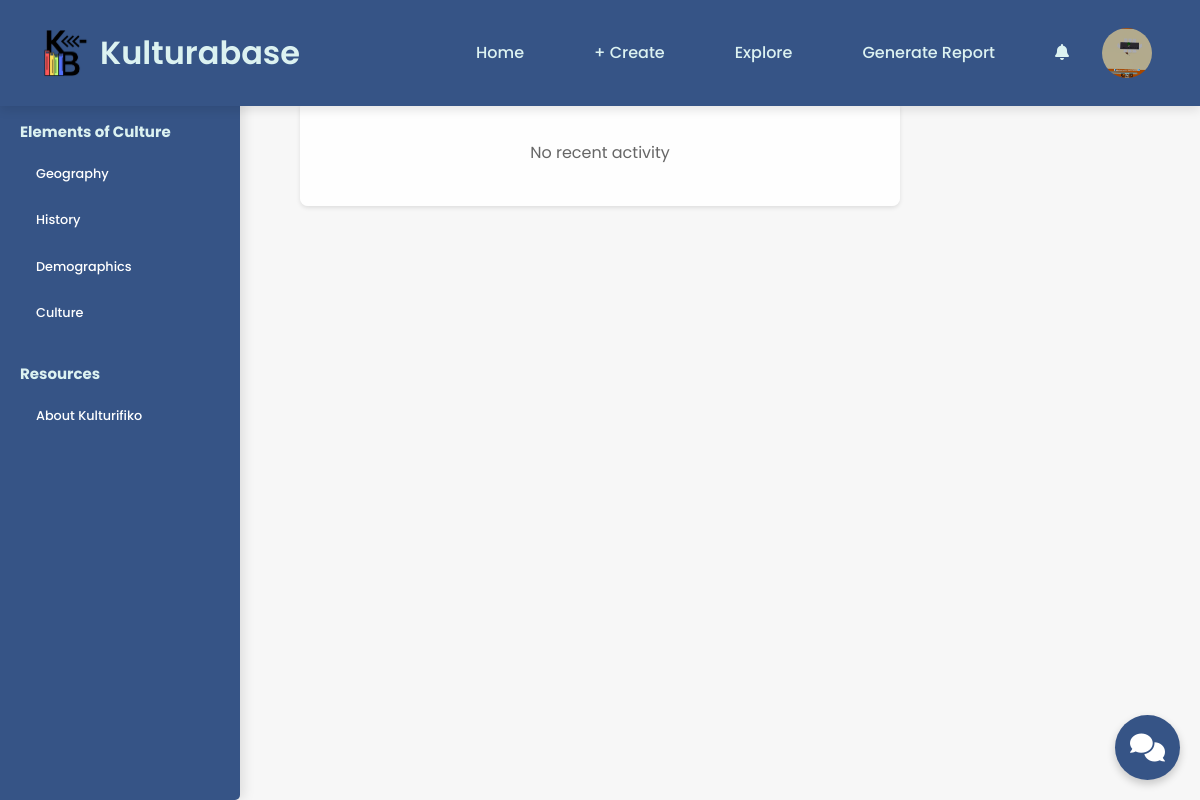
Page /user/notification.php (signed in) on the earlier database version.
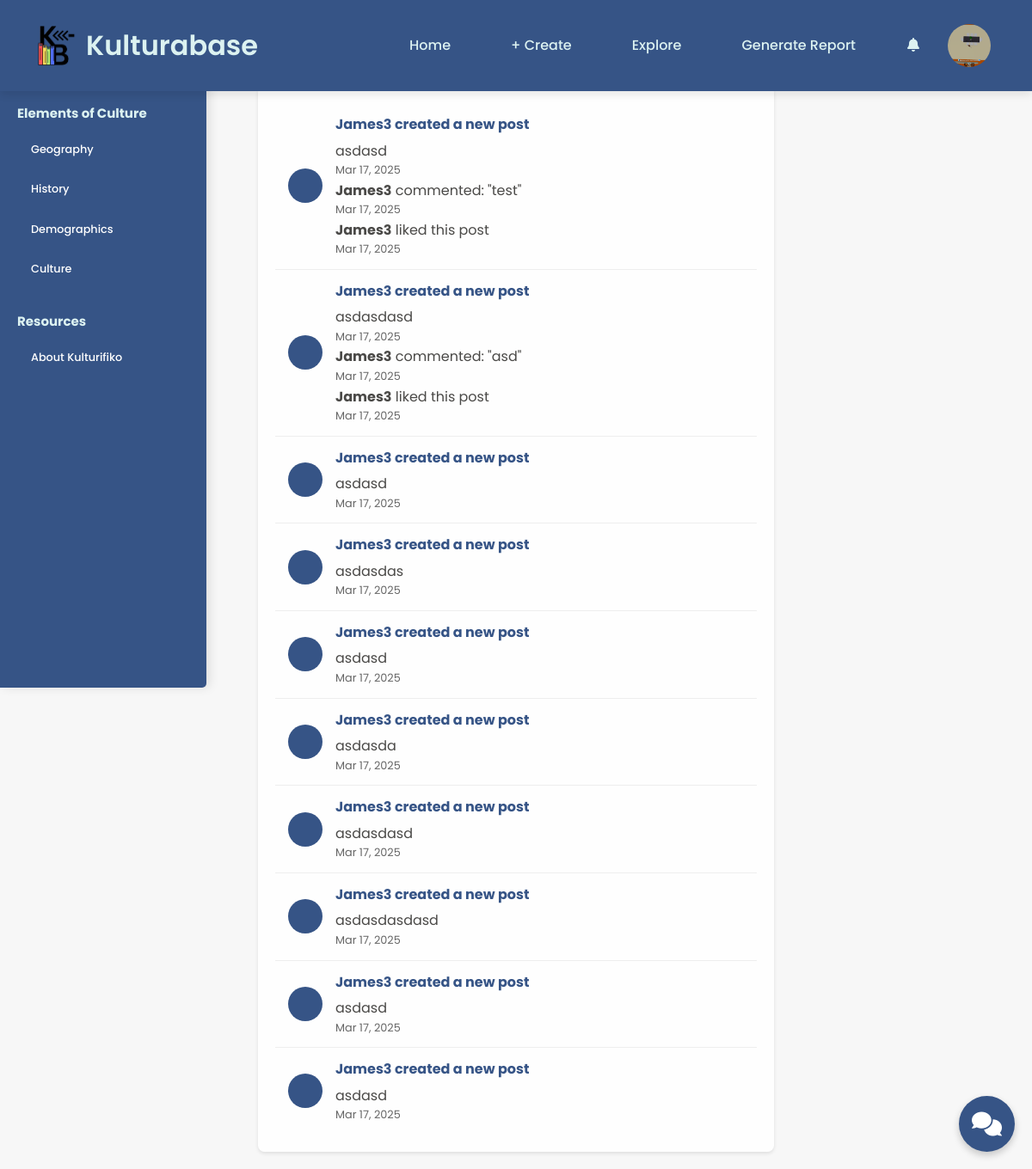
Same page on the later database version.
### tables this page shows
CREATE TABLE `users` (
  `id` int(11) NOT NULL,
  `email` varchar(255) NOT NULL,
  `username` varchar(255) NOT NULL,
  `password` varchar(255) NOT NULL,
  `full_name` varchar(255) NOT NULL,
  `about` text DEFAULT NULL,
  `location` varchar(255) DEFAULT NULL,
  `birthday` date DEFAULT NULL,
  `website` varchar(255) DEFAULT NULL,
  `skills` text DEFAULT NULL,
  `profile_picture` varchar(255) DEFAULT NULL,
  `isAdmin` tinyint(1) NOT NULL DEFAULT 0,
  `isPremium` tinyint(4) NOT NULL DEFAULT 0
);

CREATE TABLE `posts` (
  `id` int(11) NOT NULL,
  `user_id` int(11) NOT NULL,
  `title` varchar(300) NOT NULL,
  `description` text NOT NULL,
  `file_path` varchar(255) DEFAULT NULL,
  `culture_elements` varchar(255) DEFAULT NULL,
  `learning_styles` varchar(255) DEFAULT NULL,
  `created_at` timestamp NOT NULL DEFAULT current_timestamp()
);

CREATE TABLE `comments` (
  `id` int(11) NOT NULL,
  `post_id` int(11) NOT NULL,
  `user_id` int(11) NOT NULL,
  `comment_text` text NOT NULL,
  `created_at` timestamp NOT NULL DEFAULT current_timestamp()
);

CREATE TABLE `likes` (
  `id` int(11) NOT NULL,
  `post_id` int(11) NOT NULL,
  `user_id` int(11) NOT NULL,
  `is_active` tinyint(1) NOT NULL DEFAULT 1,
  `created_at` timestamp NOT NULL DEFAULT current_timestamp()
);

### user/notification.php (the view, shortened to what this page needs)
<?php
require 'db_conn.php';
$isAdmin = $_SESSION['isAdmin'];
?>
<!DOCTYPE html>
<html lang="en">
<head>
    <link rel="stylesheet" href="https://cdnjs.cloudflare.com/ajax/libs/font-awesome/6.0.0-beta3/css/all.min.css">
    <body>
    <?php
    if (isset($_SESSION['isAdmin']) && $_SESSION['isAdmin'] == 1) {
        include 'components/layout/admin/navbar.php';
    } else {
        include 'components/layout/guest/navbar.php';
    }
    ?>
<div class="notification-container">
    <?php
    if ($isAdmin) {
        $query = "SELECT
                    p.title AS post_title,
                    p.created_at AS post_created_at,
                    u.username AS post_creator,
                    u.profile_picture AS user_avatar,
                    c.comment_text,
                    c.created_at AS comment_created_at,
                    c.user_id AS comment_user_id,
                    cu.username AS comment_user,
                    l.created_at AS like_created_at,
                    l.user_id AS like_user_id,
                    lu.username AS like_user
                FROM posts p
                JOIN users u ON p.user_id = u.id
                LEFT JOIN comments c ON p.id = c.post_id
                LEFT JOIN users cu ON c.user_id = cu.id
                LEFT JOIN likes l ON p.id = l.post_id
                LEFT JOIN users lu ON l.user_id = lu.id
                ORDER BY GREATEST(
                    IFNULL(p.created_at, 0),
                    IFNULL(c.created_at, 0),
                    IFNULL(l.created_at, 0)
                ) DESC
                LIMIT 20";
        $stmt = $conn->prepare($query);
    }
    $stmt->execute();
    $result = $stmt->get_result();
    if ($result->num_rows > 0) {
        while ($row = $result->fetch_assoc()) {
            $postTimeAgo = getTimeAgo(strtotime($row['post_created_at']));
            $commentTimeAgo = isset($row['comment_created_at']) ? getTimeAgo(strtotime($row['comment_created_at'])) : null;
            $likeTimeAgo = isset($row['like_created_at']) ? getTimeAgo(strtotime($row['like_created_at'])) : null;
            echo '<div class="notification-item">
                    <div class="notification-avatar">';
            echo '</div>
                    <div class="notification-content">';
            echo '<div class="notification-title">
                    ' . htmlspecialchars($row['post_creator']) . ' created a new post
                  </div>
                  <div>' . htmlspecialchars($row['post_title']) . '</div>
                  <div class="notification-time">' . $postTimeAgo . '</div>';
            if (!empty($row['comment_text'])) {
                echo '<div class="notification-comment">
                        <strong>' . htmlspecialchars($row['comment_user']) . '</strong> commented: "' . htmlspecialchars($row['comment_text']) . '"
                      </div>
                      <div class="notification-time">' . $commentTimeAgo . '</div>';
            }
            if (!empty($row['like_user'])) {
                echo '<div class="notification-like">
                        <strong>' . htmlspecialchars($row['like_user']) . '</strong> liked this post
                      </div>
                      <div class="notification-time">' . $likeTimeAgo . '</div>';
            }
            echo '</div></div>';
        }
    } else {
        echo '<div class="no-notifications">No recent activity</div>';
    }
    function getTimeAgo($timestamp) {
        $time_difference = time() - $timestamp;
        if ($time_difference < 60) {
            return "Just now";
        } elseif ($time_difference < 3600) {
            $minutes = round($time_difference / 60);
            return $minutes . " minute" . ($minutes != 1 ? "s" : "") . " ago";
        } elseif ($time_difference < 86400) {
            $hours = round($time_difference / 3600);
            return $hours . " hour" . ($hours != 1 ? "s" : "") . " ago";
        } elseif ($time_difference < 604800) {
            $days = round($time_difference / 86400);
            return $days . " day" . ($days != 1 ? "s" : "") . " ago";
        } else {
            return date("M j, Y", $timestamp);
        }
    }
    ?>
</div>
<?php include 'components/layout/guest/sidebar.php'; ?>
<?php include 'components/widgets/chat.php'; ?>
</body>
</head>
</html>

### user/components/layout/admin/navbar.php (shortened to what this page needs)
<div class="navbar">
        <div style="display: flex; align-items: center;">
            <img src="assets/logo/logo.png" alt="Kulturifiko Logo">
            <h1>Kulturabase</h1>
        </div>
        <div class="nav-links">
            <a href="home.php" <?php echo basename($_SERVER['PHP_SELF']) == 'home.php' ? 'class="active"' : ''; ?>>Home</a>
            <a href="create-post.php" <?php echo basename($_SERVER['PHP_SELF']) == 'create-post.php' ? 'class="active"' : ''; ?>>+ Create</a>
            <a href="explore.php" <?php echo basename($_SERVER['PHP_SELF']) == 'explore.php' ? 'class="active"' : ''; ?>>Explore</a>
            <a href="generate_report.php" <?php echo basename($_SERVER['PHP_SELF']) == 'generate_report.php' ? 'class="active"' : ''; ?>>Generate Report</a>
            <div class="notification-dropdown">
                <div class="notification-icon" onclick="toggleNotificationDropdown()">
                    <i class="fas fa-bell"></i>
                </div>
            </div>
            <div class="user-dropdown">
                <div class="user-info" onclick="toggleUserDropdown()">
                    <?php
                    $user_id = $_SESSION['user_id'];
                    $query = "SELECT profile_picture, username FROM users WHERE id = ?";
                    $stmt = $conn->prepare($query);
                    $stmt->bind_param("i", $user_id);
                    $stmt->execute();
                    $result = $stmt->get_result();
                    $user = $result->fetch_assoc();
                    if ($user && !empty($user['profile_picture'])) {
                        $avatar_url = $user['profile_picture'];
                    } else {
                        $avatar_url = 'assets/hero/v07_20@Shanks.png';
                    }
                    ?>
                    <img src="<?php echo htmlspecialchars($avatar_url); ?>" alt="Profile" class="user-avatar">
                </div>
            </div>
        </div>
    </div>

### user/components/layout/guest/sidebar.php (shortened to what this page needs)
<div class="sidebar">
    <div class="menu-section">
        <h3>Elements of Culture</h3>
        <div class="menu-item">
            <ul>
                <li><a href="geography.php" <?php echo basename($_SERVER['PHP_SELF']) == 'geography.php' ? 'class="active"' : ''; ?>>Geography</a></li>
                <li><a href="history.php" <?php echo basename($_SERVER['PHP_SELF']) == 'history.php' ? 'class="active"' : ''; ?>>History</a></li>
                <li><a href="demographics.php" <?php echo basename($_SERVER['PHP_SELF']) == 'demographics.php' ? 'class="active"' : ''; ?>>Demographics</a></li>
                <li><a href="culture.php" <?php echo basename($_SERVER['PHP_SELF']) == 'culture.php' ? 'class="active"' : ''; ?>>Culture</a></li>
            </ul>
        </div>
    </div>
    <div class="menu-section">
        <h3>Resources</h3>
        <div class="menu-item">
            <a href="about.php" <?php echo basename($_SERVER['PHP_SELF']) == 'about.php' ? 'class="active"' : ''; ?>>About Kulturifiko</a>
        </div>
    </div>
</div>

### user/components/widgets/chat.php (shortened to what this page needs)
<!DOCTYPE html>
<html>
<head>
    <link rel="stylesheet" href="https://cdnjs.cloudflare.com/ajax/libs/font-awesome/6.0.0/css/all.min.css">
</head>
<body>
    <div class="chat-widget">
        <div class="chat-bubble pulse" id="chatBubble">
            <i class="fas fa-comments"></i>
        </div>
    </div>
</body>
</html>

### user/notification.php (style rules this page uses)
* { margin: 0; padding: 0; box-sizing: border-box; }
body { font-family: 'Poppins', sans-serif; background-color: #f7f7f7; color: #4A4947; line-height: 1.6; padding-top: 80px; }
.notification-container { max-width: 600px; margin: 20px auto; padding: 20px; background-color: rgba(255, 255, 255, 0.9); border-radius: 8px; box-shadow: 0 2px 4px rgba(0, 0, 0, 0.1); }
.notification-item { display: flex; align-items: center; padding: 15px; border-bottom: 1px solid #eee; transition: background-color 0.3s; }
.notification-item:last-child { border-bottom: none; }
.notification-avatar { width: 40px; height: 40px; border-radius: 50%; background-color: #365486; display: flex; align-items: center; justify-content: center; margin-right: 15px; color: white; font-weight: bold; }
.notification-content { flex: 1; }
.notification-title { font-weight: bold; color: #365486; margin-bottom: 5px; }
.notification-time { font-size: 0.8em; color: #666; }
.no-notifications { text-align: center; padding: 20px; color: #666; }

### user/components/layout/admin/navbar.php (style rules this page uses)
.navbar { display: flex; justify-content: space-between; align-items: center; background-color: #365486; padding: 20px 40px; position: fixed; width: 100%; top: 0; z-index: 1000; box-shadow: 0 4px 10px rgba(0, 0, 0, 0.1); }
.navbar img { height: 50px; width: 50px; }
.navbar h1 { color: #DCF2F1; font-size: 2rem; font-weight: 600; margin-left: 10px; }
.navbar a { color: #DCF2F1; text-decoration: none; margin: 0 15px; font-size: 1rem; font-weight: 500; padding: 10px 20px; border-radius: 30px; transition: background-color 0.3s ease, color 0.3s ease; }
.nav-links { display: flex; align-items: center; }
.user-dropdown { position: relative; display: inline-block; margin-left: 15px; }
.user-info { display: flex; align-items: center; cursor: pointer; padding: 8px; border-radius: 50px; transition: background-color 0.3s ease; }
.user-avatar { width: 45px; height: 45px; border-radius: 50%; object-fit: cover; margin-right: 0; border: none; padding: 0; display: block; flex-shrink: 0; }
.notification-dropdown { position: relative; display: inline-block; margin-left: 15px; }
.notification-icon { cursor: pointer; padding: 10px; color: #DCF2F1; }
.notification-item { padding: 12px 15px; border-bottom: 1px solid #eee; display: flex; align-items: center; }

### user/components/layout/guest/sidebar.php (style rules this page uses)
.sidebar { position: fixed; top: 60px; left: 0; width: 240px; height: calc(100vh - 60px); background-color: #365486; padding: 30px 0; z-index: 999; display: flex; flex-direction: column; align-items: center; overflow-y: auto; box-shadow: 4px 0 12px rgba(0, 0, 0, 0.1); border-radius: 0 5px 5px 0; transition: transform 0.3s ease-in-out; }
.menu-section { width: 100%; padding: 0 20px; margin-bottom: 20px; }
.menu-section h3 { font-size: 15px; margin-bottom: 12px; color: #DCF2F1; }
.menu-item { width: 100%; margin: 3px 0; }
.menu-item ul { list-style: none; padding: 0; width: 100%; }
.menu-item li { margin-bottom: 10px; }
.menu-item a { color: #ffffff; text-decoration: none; font-size: 0.8rem; font-weight: 500; padding: 8px 16px; border-radius: 30px; display: block; transition: all 0.2s ease; }

### user/components/widgets/chat.php (style rules this page uses)
.chat-widget { position: fixed; bottom: 20px; right: 20px; z-index: 1000; }
.chat-bubble { width: 65px; height: 65px; background: #365486; border-radius: 50%; display: flex; justify-content: center; align-items: center; cursor: pointer; box-shadow: 0 4px 8px rgba(0,0,0,0.2); transition: all 0.3s ease; opacity: 1; }
.chat-bubble i { color: white; font-size: 28px; }
.pulse { animation: pulse 2s infinite; }

Differences in the rows shown:
added posts: user.username "James3", title "asdasd", created_at "Mar 17, 2025", comments.comment_text "test", comments.created_at "Mar 17, 2025", likes.created_at "Mar 17, 2025"
added posts: user.username "James3", title "asdasdasd", created_at "Mar 17, 2025", comments.comment_text "asd", comments.created_at "Mar 17, 2025", likes.created_at "Mar 17, 2025"
added posts: user.username "James3", title "asdasd", created_at "Mar 17, 2025"
added posts: user.username "James3", title "asdasdas", created_at "Mar 17, 2025"
added posts: user.username "James3", title "asdasd", created_at "Mar 17, 2025"
added posts: user.username "James3", title "asdasda", created_at "Mar 17, 2025"
added posts: user.username "James3", title "asdasdasd", created_at "Mar 17, 2025"
added posts: user.username "James3", title "asdasdasdasd", created_at "Mar 17, 2025"
added posts: user.username "James3", title "asdasd", created_at "Mar 17, 2025"
added posts: user.username "James3", title "asdasd", created_at "Mar 17, 2025"
Other differences:
text no longer shown: "No recent activity"
